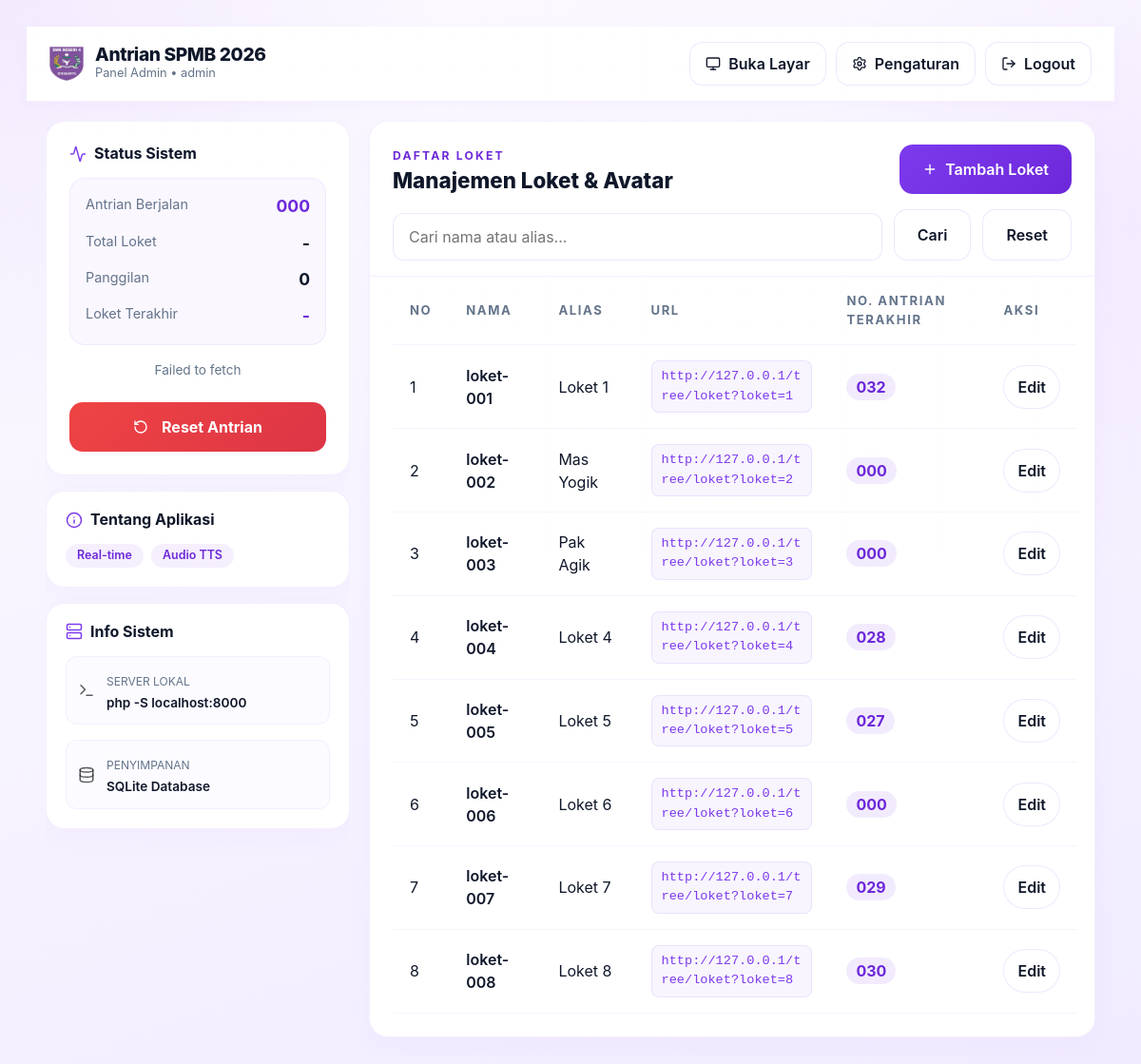
The page /admin (signed in) on the database its author committed.
### tables this page shows
CREATE TABLE users (
                id INTEGER PRIMARY KEY AUTOINCREMENT,
                username TEXT NOT NULL UNIQUE,
                password_hash TEXT NOT NULL,
                role TEXT NOT NULL CHECK (role IN ("admin", "loket")),
                created_at TEXT NOT NULL
            , alias TEXT NOT NULL DEFAULT "", loket_number INTEGER NOT NULL DEFAULT 0);

### views/admin.php (the view, shortened to what the rows shown need)
<?php
require __DIR__ . '/../auth/helpers.php';
$csrfToken = antrian_csrf_token();
$searchQuery = (string) ($_GET['q'] ?? '');
$loketAccounts = antrian_loket_accounts();
$loketLastCalls = antrian_loket_last_calls();
$loketLastCallsByLoket = [];
foreach ($loketLastCalls as $lastCall) {
    $loketLastCallsByLoket[(int) $lastCall['loket']] = $lastCall;
}
$loketRows = [];
$serverIp = '';
$fallbackIp = '';
if ($serverIp === '') {
    $serverIp = $fallbackIp ?: ($_SERVER['SERVER_ADDR'] ?? $_SERVER['HTTP_HOST'] ?? 'localhost');
}
$basePath = rtrim(dirname($_SERVER['SCRIPT_NAME']), '\\/');
if ($basePath === '' && php_sapi_name() !== 'cli-server') {
    $projectName = basename(dirname(__DIR__));
    $basePath = '/' . $projectName;
}
$scheme = "http";
$port = $_SERVER['SERVER_PORT'] ?? '80';
$portSuffix = ($port != '80' && $port != '443' && !str_contains((string)$serverIp, ':')) ? ':' . $port : '';
$baseUrl = $scheme . "://" . $serverIp . $portSuffix . $basePath;
foreach ($loketAccounts as $loketAccount) {
    $loketNumber = (int) ($loketAccount['loket_number'] ?? 0);
    $lastCall = $loketLastCallsByLoket[$loketNumber] ?? ['antrian' => 0];
    $loketRows[] = [
        'no' => $loketNumber,
        'nama' => $loketAccount['username'],
        'alias' => $loketAccount['alias'] ?: antrian_generate_loket_alias($loketNumber),
        'url' => $baseUrl . '/loket?loket=' . $loketNumber,
        'antrian_terakhir' => antrian_format_number((int) $lastCall['antrian']),
        'role' => $loketAccount['role'],
        'id' => (int) $loketAccount['id'],
    ];
}
$loketRows = array_values(array_filter($loketRows, static function (array $row) use ($searchQuery): bool {
    if ($searchQuery === '') {
        return true;
    }
    $needle = strtolower(trim($searchQuery));
    return str_contains(strtolower($row['nama']), $needle) || str_contains(strtolower($row['alias']), $needle);
}));
?><!DOCTYPE html>
<html lang="id">
<head>
    <link href="<?= antrian_base_url() ?>/assets/vendor/bootstrap/bootstrap.min.css" rel="stylesheet">
    <link rel="stylesheet" href="<?= antrian_base_url() ?>/assets/css/style.css">
</head>
<body class="app-shell app-admin" data-role="admin" data-base-url="<?= antrian_base_url() ?>" data-status-url="<?= antrian_base_url() ?>/api/status.php?peek=1" data-reset-url="<?= antrian_base_url() ?>/api/reset.php" data-csrf-token="<?= htmlspecialchars($csrfToken, ENT_QUOTES, 'UTF-8') ?>">
    <nav class="admin-navbar">
        <div style="display: flex; align-items: center; gap: 12px;">
            <div>
                <h1 style="font-size: 1.2rem; font-weight: 800; margin: 0; letter-spacing: -0.02em;">Antrian SPMB 2026</h1>
            </div>
        </div>
    </nav>
    <div class="admin-layout">
        <div class="admin-sidebar">
            <div class="panel-card-premium" style="gap: 16px;">
                <h2 style="font-size: 1rem; font-weight: 700; margin: 0; display: flex; align-items: center; gap: 8px;">
                    <i data-lucide="activity" class="text-primary" style="width: 18px; height: 18px;"></i> Status Sistem
                </h2>
            </div>
            <div class="panel-card-premium" style="gap: 16px; padding: 20px;">
                <h2 style="font-size: 1rem; font-weight: 700; margin: 0; display: flex; align-items: center; gap: 8px;">
                    <i data-lucide="info" class="text-primary" style="width: 18px; height: 18px;"></i> Tentang Aplikasi
                </h2>
            </div>
            <div class="panel-card-premium" style="gap: 16px; padding: 20px;">
                <h2 style="font-size: 1rem; font-weight: 700; margin: 0; display: flex; align-items: center; gap: 8px;">
                    <i data-lucide="server" class="text-primary" style="width: 18px; height: 18px;"></i> Info Sistem
                </h2>
            </div>
        </div>
        <div class="admin-main">
            <div class="table-header-sticky">
                <div style="display: flex; justify-content: space-between; align-items: flex-end; margin-bottom: 16px;">
                    <div>
                        <h2 style="font-weight: 800; font-size: 1.4rem; margin: 0;">Manajemen Loket & Avatar</h2>
                    </div>
                </div>
            </div>
            <div class="table-wrap-scroll">
                <table class="loket-table" style="margin-top: 0;">
                    <thead>
                        <tr>
                            <th>No</th>
                            <th>Nama</th>
                            <th>Alias</th>
                            <th>URL</th>
                            <th>No. Antrian Terakhir</th>
                            <th>Aksi</th>
                        </tr>
                    </thead>
                    <tbody>
                        <?php if ($loketRows): ?>
                            <?php foreach ($loketRows as $row): ?>
                                <tr>
                                    <td><?= (int) $row['no'] ?></td>
                                    <td style="font-weight: 600;"><?= htmlspecialchars($row['nama'], ENT_QUOTES, 'UTF-8') ?></td>
                                    <td><?= htmlspecialchars($row['alias'], ENT_QUOTES, 'UTF-8') ?></td>
                                    <td>
                                        <a class="loket-url-link" href="<?= htmlspecialchars($row['url'], ENT_QUOTES, 'UTF-8') ?>" target="_blank" style="font-family: monospace; background: rgba(124, 58, 237, 0.05); padding: 6px 10px; border-radius: 8px; color: var(--accent); text-decoration: none; word-break: break-all; display: inline-block; font-size: 0.85rem; border: 1px solid rgba(124, 58, 237, 0.1);">
                                            <?= htmlspecialchars($row['url'], ENT_QUOTES, 'UTF-8') ?>
                                        </a>
                                    </td>
                                    <td><span style="background: rgba(124, 58, 237, 0.1); color: var(--accent-strong); padding: 4px 10px; border-radius: 99px; font-weight: 700;"><?= htmlspecialchars($row['antrian_terakhir'], ENT_QUOTES, 'UTF-8') ?></span></td>
                                    <td>
                                        <?php if ($row['role'] === 'loket'): ?>
                                            <button type="button" class="row-action-toggle" onclick="openEditModal(<?= (int) $row['id'] ?>)">Edit</button>
                                        <?php else: ?>
                                            <span style="font-size: 0.85rem; color: var(--muted);">Admin</span>
                                        <?php endif; ?>
                                    </td>
                                </tr>
                            <?php endforeach; ?>
                        <?php else: ?>
                            <tr>
                                <td colspan="6" class="empty-table">Belum ada loket yang terdaftar.</td>
                            </tr>
                        <?php endif; ?>
                    </tbody>
                </table>
            </div>
        </div>
    </div>
</body>
</html>

### rows shown on the page
users: loket_number "1", username "loket-001", alias "Loket 1", url "http://127.0.0.1/tree/loket?loket=1", antrian_terakhir "032"
users: loket_number "2", username "loket-002", alias "Mas Yogik", url "http://127.0.0.1/tree/loket?loket=2", antrian_terakhir "000"
users: loket_number "3", username "loket-003", alias "Pak Agik", url "http://127.0.0.1/tree/loket?loket=3", antrian_terakhir "000"
users: loket_number "4", username "loket-004", alias "Loket 4", url "http://127.0.0.1/tree/loket?loket=4", antrian_terakhir "028"
users: loket_number "5", username "loket-005", alias "Loket 5", url "http://127.0.0.1/tree/loket?loket=5", antrian_terakhir "027"
users: loket_number "6", username "loket-006", alias "Loket 6", url "http://127.0.0.1/tree/loket?loket=6", antrian_terakhir "000"
users: loket_number "7", username "loket-007", alias "Loket 7", url "http://127.0.0.1/tree/loket?loket=7", antrian_terakhir "029"
users: loket_number "8", username "loket-008", alias "Loket 8", url "http://127.0.0.1/tree/loket?loket=8", antrian_terakhir "030"

### other values the page prints
$currentUser['username'] "admin"
